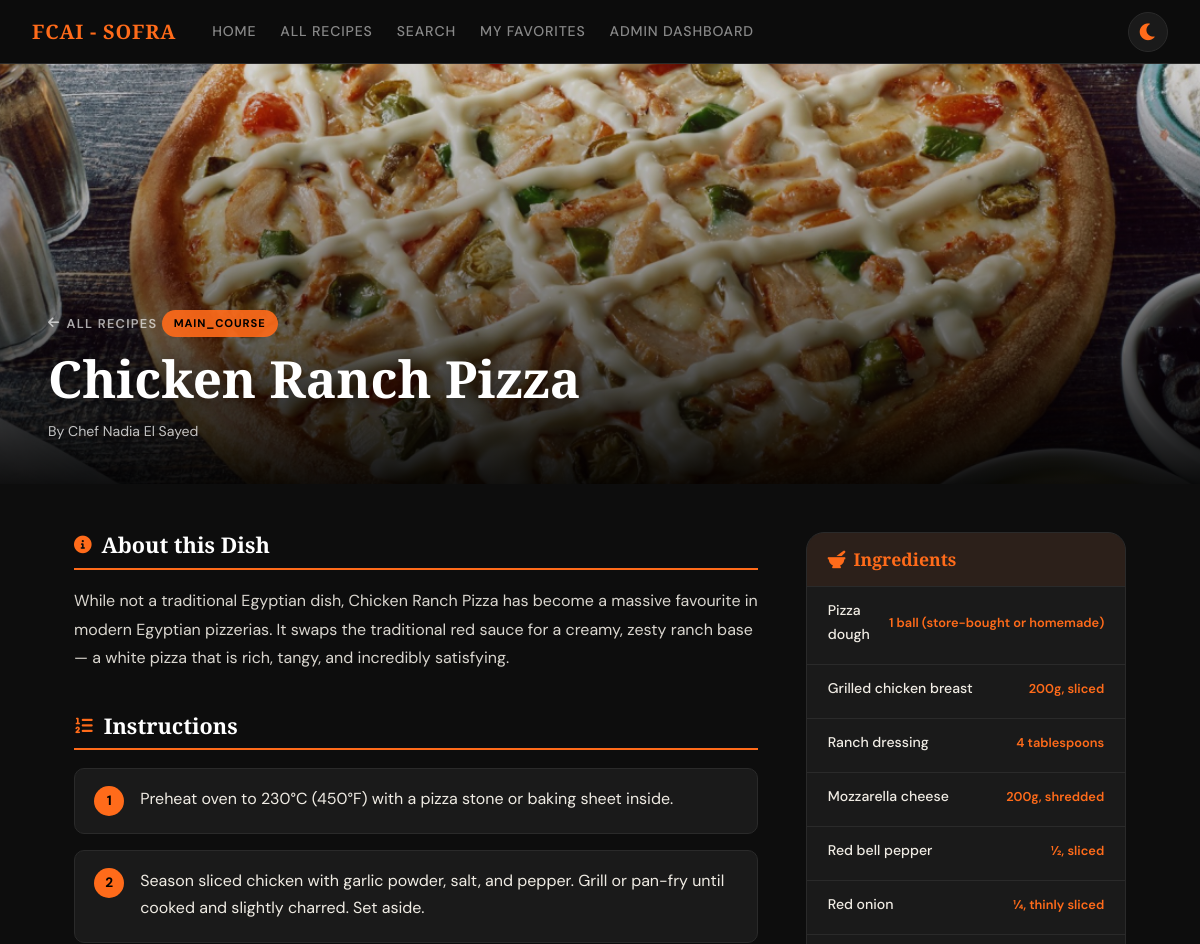
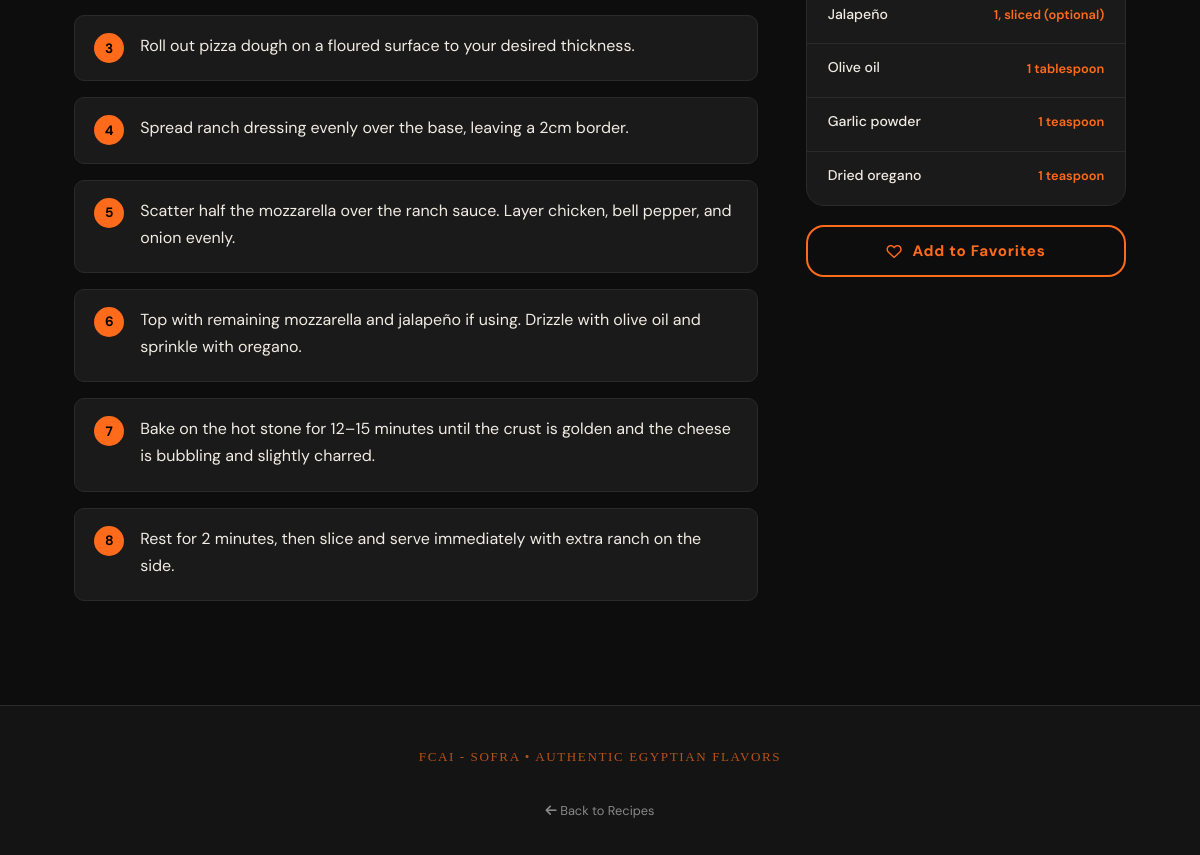
/recipe/chickenranch/, run on the app's committed database (2 pictures, top to bottom).
### recipes/models.py (models this page shows, shortened)
class Recipe(models.Model):
    recipe_id = models.CharField(max_length=100, unique=True)
    name = models.CharField(max_length=200)
    course = models.CharField(max_length=100)
    description = models.TextField()
    image_url = models.CharField(max_length=500, blank=True, null=True)
    chef = models.CharField(max_length=200, blank=True, null=True)
    chef_img = models.CharField(max_length=500, blank=True, null=True)
    featured = models.BooleanField(default=False)
    ingredients = models.JSONField(default=list)
    steps = models.JSONField(default=list)

### recipes/views.py (the view)
# urls.py: path('recipe/<str:recipe_id>/', views.recipeDetail, name='recipe_detail'),
def recipeDetail(request, recipe_id):
    recipe = get_object_or_404(Recipe, recipe_id=recipe_id)
    context = {
        'recipe': recipe
    }
    return render(request, 'recipeInfo.html', context)

### recipes/templates/recipeInfo.html (shortened to what this page needs)
{% load static %}
<!DOCTYPE html>
<html lang="en">
<head>
    <link rel="stylesheet" href="{% static 'css/base.css' %}">
    <link rel="stylesheet" href="{% static 'css/recipeInfo.css' %}">
    <link rel="stylesheet" href="https://cdnjs.cloudflare.com/ajax/libs/font-awesome/6.0.0-beta3/css/all.min.css">
</head>
<body>
<nav>
  <strong>FCAI - SOFRA</strong>
  <a href="/">Home</a>
  <a href="{% url 'all_recipes' %}">All Recipes</a>
  <a href="#">Search</a>
  <a href="#">My Favorites</a>
  <a href="/admin/">Admin Dashboard</a>
  <button id="themeToggle" class="theme-toggle" style="margin-left: auto;">
    <i class="fas fa-moon"></i>
  </button>
</nav>
<section class="ri-hero">
  <div class="ri-hero__img"
       style="background-image: url('{% if recipe.image_url %}{% static recipe.image_url %}{% else %}https://images.unsplash.com/photo-1547592180-85f173990554?w=1200&q=75{% endif %}');">
  </div>
  <div class="ri-hero__overlay"></div>
  <div class="ri-hero__content">
    <a href="{% url 'all_recipes' %}" class="ri-back"><i class="fas fa-arrow-left"></i> All Recipes</a>
    <span class="ri-hero__course">{{ recipe.course|title }}</span>
    <h1 class="ri-hero__title">{{ recipe.name }}</h1>
    <div class="ri-hero__chef">
      <span>By {{ recipe.chef|default:"Self-Made" }}</span>
    </div>
  </div>
</section>
<main class="ri-main">
  <div id="recipeContent">
    <div class="ri-layout">
      <div class="ri-main-col">
        <div class="ri-section reveal">
          <h2 class="ri-section__title"><i class="fas fa-info-circle"></i> About this Dish</h2>
          <p class="ri-desc">{{ recipe.description }}</p>
        </div>
        <div class="ri-section reveal">
          <h2 class="ri-section__title"><i class="fas fa-list-ol"></i> Instructions</h2>
          <ol class="ri-steps">
            {% for step in recipe.steps %}
              <li class="checklist-item">
                <label class="checklist-label checklist-label--step">{{ step }}</label>
              </li>
            {% empty %}
              <li>No steps listed.</li>
            {% endfor %}
          </ol>
        </div>
      </div>
      <aside class="ri-sidebar">
        <div class="ri-ingredients-box reveal">
          <h3 class="ri-ing-title"><i class="fas fa-mortar-pestle"></i> Ingredients</h3>
          <ul class="ri-ingredients">
            {% for ing in recipe.ingredients %}
              <li class="checklist-item">
                <label class="checklist-label">
                  <span class="ri-ing-name">{{ ing.name }}</span>
                  <span class="ri-ing-qty">{{ ing.qty }}</span>
                </label>
              </li>
            {% empty %}
              <li>No ingredients listed.</li>
            {% endfor %}
          </ul>
        </div>
        <button class="ri-fav-btn" id="favBtn" onclick="handleFav()">
          <i class="far fa-heart"></i>
          <span>Add to Favorites</span>
        </button>
      </aside>
    </div>
  </div>
</main>
<footer>
  <small>FCAI - SOFRA • Authentic Egyptian Flavors</small><br>
  <a href="{% url 'all_recipes' %}" style="font-size:0.8rem;"><i class="fas fa-arrow-left"></i> Back to Recipes</a>
</footer>
</body>
</html>

### recipes/static/css/base.css (style rules this page uses)
:root { --clr-bg: #0d0d0d; --clr-surface: #141414; --clr-card: #1a1a1a; --clr-border: #2a2a2a; --clr-orange: #ff6b1a; --clr-orange-lt: #ff8c45; --clr-orange-dk: #c94d00; --clr-text: #f0ece4; --clr-muted: #888; --clr-white: #fff; --ff-display: 'Playfair Display', Georgia, serif; --ff-body: 'DM Sans', sans-serif; --radius: 10px; --radius-lg: 18px; --shadow: 0 4px 24px rgba(0,0,0,0.55); --shadow-lg: 0 12px 48px rgba(0,0,0,0.75); --glow: 0 0 24px rgba(255,107,26,0.18); --transition: 0.3s cubic-bezier(0.4,0,0.2,1); --transition-slow: 0.6s cubic-bezier(0.4,0,0.2,1); }
*, *::before, *::after { box-sizing: border-box; margin: 0; padding: 0; }
html { scroll-behavior: smooth; font-size: 16px; }
body { background: var(--clr-bg); color: var(--clr-text); font-family: var(--ff-body); font-weight: 400; line-height: 1.7; min-height: 100vh; overflow-x: hidden; }
h1, h2, h3, h4 { font-family: var(--ff-display); font-weight: 700; color: var(--clr-white); line-height: 1.2; }
h1 { font-size: clamp(2rem, 5vw, 3.5rem); font-weight: 900; }
h2 { font-size: clamp(1.5rem, 3vw, 2.2rem); }
h3 { font-size: 1.25rem; }
p { color: var(--clr-text); opacity: 0.88; margin-bottom: 1rem; }
small { font-size: 0.82rem; color: var(--clr-muted); }
strong { color: var(--clr-white); font-weight: 600; }
a { color: var(--clr-orange); text-decoration: none; transition: color var(--transition); }
nav { display: flex; align-items: center; gap: 0; padding: 0 2rem; height: 64px; background: rgba(13,13,13,0.97); backdrop-filter: blur(12px); -webkit-backdrop-filter: blur(12px); border-bottom: 1px solid var(--clr-border); position: sticky; top: 0; z-index: 1000; flex-wrap: wrap; transition: background 0.3s ease, border-color 0.3s ease; }
nav strong { font-family: var(--ff-display); font-size: 1.25rem; color: var(--clr-orange); letter-spacing: 0.04em; margin-right: 1.5rem; white-space: nowrap; transition: color 0.3s ease; }
nav a { color: var(--clr-muted); font-size: 0.88rem; font-weight: 500; letter-spacing: 0.06em; text-transform: uppercase; padding: 6px 12px; border-radius: 6px; transition: color 0.3s ease, background 0.3s ease; white-space: nowrap; }
main { max-width: 1100px; margin: 0 auto; padding: 3rem 1.5rem; }
label { display: block; font-size: 0.88rem; color: var(--clr-muted); margin-bottom: 5px; text-transform: uppercase; letter-spacing: 0.06em; }
footer { background: var(--clr-surface); border-top: 1px solid var(--clr-border); padding: 2rem 1.5rem; text-align: center; }
footer small { display: block; font-family: var(--ff-display); letter-spacing: 0.12em; text-transform: uppercase; color: var(--clr-orange); opacity: 0.7; margin-top: 0.5rem; }
footer a { color: var(--clr-muted); font-size: 0.85rem; margin: 0 8px; }
.theme-toggle { background: var(--clr-card); border: 1px solid var(--clr-border); border-radius: 50%; width: 40px; height: 40px; cursor: pointer; display: flex; align-items: center; justify-content: center; transition: all var(--transition); color: var(--clr-orange); font-size: 1.2rem; }
body, body * { transition: background-color 0.3s ease, border-color 0.3s ease, color 0.2s ease, box-shadow 0.3s ease; }
body *:not(.hero__bg):not(.course-card__img):not(.chef-card__img):not(.recipe-card__img) { transition: background-color 0.3s ease, border-color 0.3s ease, color 0.2s ease; }

### data on the page
Recipe: image_url (picture), course "MAIN_COURSE", name "Chicken Ranch Pizza", chef "Chef Nadia El Sayed", description "While not a traditional Egyptian dish, Chicken Ranch Pizza has become a massive favourite in modern Egyptian pizzerias. It swaps the traditional red sauce for a creamy, zesty ranch base — a white pizza that is rich, tangy, and incredibly satisfying."

### other printed values
{{ step }} "Preheat oven to 230°C (450°F) with a pizza stone or baking sheet inside." "Season sliced chicken with garlic powder, salt, and pepper. Grill or pan-fry until cooked and slightly charred. Set aside." "Roll out pizza dough on a floured surface to your desired thickness." "Spread ranch dressing evenly over the base, leaving a 2cm border." "Scatter half the mozzarella over the ranch sauce. Layer chicken, bell pepper, and onion evenly." "Top with remaining mozzarella and jalapeño if using. Drizzle with olive oil and sprinkle with oregano." "Bake on the hot stone for 12–15 minutes until the crust is golden and the cheese is bubbling and slightly charred." "Rest for 2 minutes, then slice and serve immediately with extra ranch on the side."
{{ ing.name }} "Pizza dough" "Grilled chicken breast" "Ranch dressing" "Mozzarella cheese" "Red bell pepper" "Red onion" "Jalapeño" "Olive oil" "Garlic powder" "Dried oregano"
{{ ing.qty }} "1 ball (store-bought or homemade)" "200g, sliced" "4 tablespoons" "200g, shredded" "½, sliced" "¼, thinly sliced" "1, sliced (optional)" "1 tablespoon" "1 teaspoon" "1 teaspoon"
